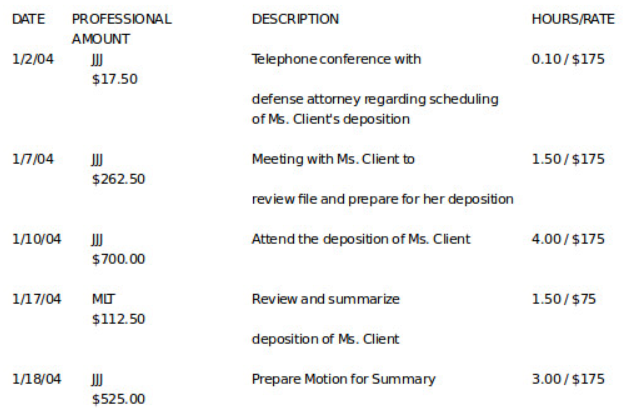
#> input picture input/2case.png, 640 x 408 px, given in place of 2case.png_rescaled_DiagramOnly.png, which was not available
$ python -i rows.py   (imports and definitions only)   (older library calls are emulated)
#> lines starting #> are read from the running program, lines starting #| are printed output that depends on the picture; pictures that were not available may be replaced by others from this repository, and a replacement may not be noted
### src/unstructured_tables.py
from PIL import Image
import cv2
import pytesseract
from convert_to_html import convert


def no_borders(img_name):
    im = Image.open("./output/"+img_name+"_rescaled_binarized.png")
    width, height = im.size
    #for h_lines
    l=[]
    threshold_count=0
    threshold=50
    count_pre=0
    blacks=0
    for y in range(height):
        count=0
        for x in range(width):
            if (im.getpixel((x,y))==0):
                count+=1
        l.append(count)
        if (count_pre!=0) & (count ==0):
            blacks+=1
        count_pre=count
        if (count!=0):
            threshold_count+=1
    if(blacks!=0):
        threshold=0.6*threshold_count/blacks

    #for vlines
    x=0
    y=0
    l_vlines=[]
    for x in range(width):
        count_v=0
        for y in range(height):
            if (im.getpixel((x,y))==0):
                count_v +=1
        l_vlines.append(count_v)


    i=0
    hlines=[]
    while i>=0:

        if l[i]==0:
            index_start=i
            index_end=i
            while l[index_end]==0:
                index_end+=1
                if index_end==len(l):
                    break
            if (index_end-index_start>=threshold):
                hlines.append(int((index_start+index_end-1)/2))
            i=index_end
            if index_end==len(l):
                break
        i=i+1
        if i==len(l):
            break


    print(l)
    print(l_vlines)
    #for vertical lines

    j=0

    vlines=[]
    while j>=0:
        if l_vlines[j]==0:
            index_start=j
            index_end=j
            while l_vlines[index_end]==0:
                index_end+=1
                if index_end==len(l_vlines):
                    break
            if (index_end-index_start)>(5*1):
                vlines.append(int((index_start+index_end-1)/2))
            j=index_end
            if index_end==len(l_vlines):
                break

        j=j+1
        if j==len(l_vlines):
            break


    matrix=[]
    for n in range(len(hlines)):
        row=[]
        for m in range(len(vlines)):
            row.append((vlines[m],hlines[n]))
        matrix.append(row)
    print(matrix)
    convert(matrix, Image.open("./output/"+img_name+"_rescaled_afterpadding.png"),"./output/",img_name)


# [90 lines left out: function incomplete_borders, not called in this run]

### src/convert_to_html.py
from __future__ import division
from numpy import empty
import cv2
from PIL import Image
import pytesseract
import numpy as np
from ocr import getText

def convert(matrix, image_obj,path_op,img_name):
    len_x=len(matrix[0])
    len_y=len(matrix)
    html_data = """
    <html>
        <head>
            <title>
        Table
            </title>
            <style>
            table, tr, td {
            border: 1px solid black;
            }
    </style>
        </head>
        <body>

        <table style="border: solid 1px #000000">
        <tr>"""

    #image1=cv2.imread('../output/image3_TextOnly.png')
    #img1 = r.rescaled(image1)

    #image_obj = Image.open('../output/image6_afterpadding.png')


    count_x=0
    count_y=0

    row_span=1
    col_span=1
    i=0
    j=0


    while (i<len_y-1) or (j<len_x-1):
        if(i==len_y-1):
            break
        if (j==0):
            html_data+="</tr><tr>"
        if matrix[i][j]!=(-1,-1):

            if (matrix[i][j+count_x+1]!=(-1,-1)) & (matrix[i+count_y+1][j]!=(-1,-1)):
                cropped_image = image_obj.crop((matrix[i][j][0],matrix[i][j][1],matrix[i][j+count_x+1][0],matrix[i+count_y+1][j][1]))
                col_span=col_span+count_x
                row_span=row_span+count_y
                html_data += "<td rowspan='" + str(row_span) + "' colspan='" + str(col_span) + "'>" + getText(cropped_image) + "</td>"
                count_x=0
                count_y=0
                row_span=1
                col_span=1
                if(j!=len_x-2):
                    j+=1
                else:
                    j=0
                    i+=1

            else:
                if matrix[i][j+count_x+1]==(-1,-1):
                    count_x +=1
                if matrix[i+count_y+1][j]==(-1,-1):
                    count_y +=1


        else:

            if(j!=len_x-2):
                j+=1
            else:
                j=0
                i+=1


    html_data += "</tr>"
    html_data += "</table></body></html>"

    with open(path_op+"csv/output_"+img_name+".html","w", encoding="utf-8") as html_fil:
        html_fil.write(html_data)

### src/rows.py
from __future__ import division
import csv
import numpy as np
from operator import itemgetter
from PIL import Image
import pytesseract
import cv2
from numpy import genfromtxt
from unstructured_tables import no_borders,incomplete_borders


def adaptive_threshold(img, process_background=False, blocksize=15, c=-2):
    """Thresholds an image using OpenCV's adaptiveThreshold.
    Parameters
    ----------
    imagename : string
    Path to image file.
    process_background : bool, optional (default: False)
        Whether or not to process lines that are in background.
    blocksize : int, optional (default: 15)
        Size of a pixel neighborhood that is used to calculate a
        threshold value for the pixel: 3, 5, 7, and so on.
    c : int, optional (default: -2)
        Constant subtracted from the mean or weighted mean.
        Normally, it is positive but may be zero or negative as well.
    -------
    img : object
        numpy.ndarray representing the original image.
    threshold : object
        numpy.ndarray representing the thresholded image.
    """


    gray = cv2.cvtColor(img, cv2.COLOR_BGR2GRAY)
    cv2.imwrite("gray.png",gray)
    if process_background:
        threshold = cv2.adaptiveThreshold(
            gray, 255, cv2.ADAPTIVE_THRESH_GAUSSIAN_C,
            cv2.THRESH_BINARY, blocksize, c)
    else:
        threshold = cv2.adaptiveThreshold(
            np.invert(gray), 255,
            cv2.ADAPTIVE_THRESH_GAUSSIAN_C, cv2.THRESH_BINARY, blocksize, c)
    return img, threshold

def find_lines(threshold, regions=None, direction='horizontal',
               line_scale=15, iterations=0):
    """Finds horizontal and vertical lines by applying morphological
    transformations on an image.
    Parameters
    ----------
    threshold : object
        numpy.ndarray representing the thresholded image.
    regions : list, optional (default: None)
        List of page regions that may contain tables of the form x1,y1,x2,y2
        where (x1, y1) -> left-top and (x2, y2) -> right-bottom
        in image coordinate space.
    direction : string, optional (default: 'horizontal')
        Specifies whether to find vertical or horizontal lines.
    line_scale : int, optional (default: 15)
        Factor by which the page dimensions will be divided to get
        smallest length of lines that should be detected.
        The larger this value, smaller the detected lines. Making it
        too large will lead to text being detected as lines.
    iterations : int, optional (default: 0)
        Number of times for erosion/dilation is applied.
          -------
    dmask : object
        numpy.ndarray representing pixels where vertical/horizontal
        lines lie.
    lines : list
        List of tuples representing vertical/horizontal lines with
        coordinates relative to a left-top origin in
        image coordinate space.
    """
    lines = []

    if direction == 'vertical':
        size = threshold.shape[0] // line_scale
        el = cv2.getStructuringElement(cv2.MORPH_RECT, (1, size))
    elif direction == 'horizontal':
        size = threshold.shape[1] // line_scale
        el = cv2.getStructuringElement(cv2.MORPH_RECT, (size, 1))
    elif direction is None:
        raise ValueError("Specify direction as either 'vertical' or"
                         " 'horizontal'")

    if regions is not None:
        region_mask = np.zeros(threshold.shape)
        for region in regions:
            x, y, w, h = region
            region_mask[y : y + h, x : x + w] = 1
        threshold = np.multiply(threshold, region_mask)

    threshold = cv2.erode(threshold, el)
    threshold = cv2.dilate(threshold, el)
    dmask = cv2.dilate(threshold, el, iterations=iterations)

    try:
        _, contours, _ = cv2.findContours(
            threshold.astype(np.uint8), cv2.RETR_EXTERNAL, cv2.CHAIN_APPROX_SIMPLE)
    except ValueError:
        # for opencv backward compatibility
        contours, _ = cv2.findContours(
            threshold.astype(np.uint8), cv2.RETR_EXTERNAL, cv2.CHAIN_APPROX_SIMPLE)

    for c in contours:
        x, y, w, h = cv2.boundingRect(c)
        x1, x2 = x, x + w
        y1, y2 = y, y + h
        if direction == 'vertical':
            lines.append(((x1 + x2) // 2, y2, (x1 + x2) // 2, y1))
        elif direction == 'horizontal':
            lines.append((x1, (y1 + y2) // 2, x2, (y1 + y2) // 2))

    return dmask, lines


def get_array(name):


#> called with name = '../input/2case.png'
    image =cv2.imread("./output/"+name+"_rescaled_DiagramOnly.png")
#> image is the input picture: shape (408, 640, 3); mean B, G, R 245.3, 245.5, 245.4
    img, threshold = adaptive_threshold(image)
#> in adaptive_threshold, `gray = cv2.cvtColor(img, cv2.COLOR_BGR2GRAY)`:
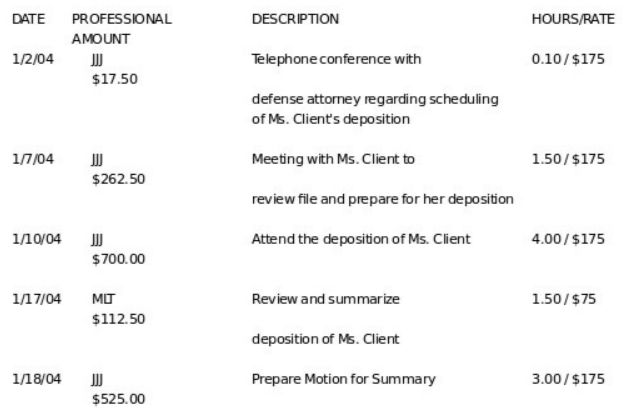
#> gray: shape (408, 640); min 5, max 255, mean 245.5
#> in adaptive_threshold, `threshold = cv2.adaptiveThreshold( np.invert(gray), 255, cv2.ADAPTIVE_..`:
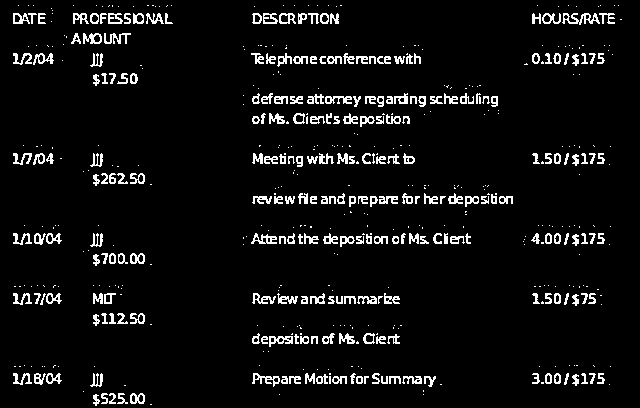
#> threshold: shape (408, 640); 5.9% white in thin lines or dots
    h_dmask, h_lines = find_lines(threshold, regions=None, direction='horizontal',line_scale=15, iterations=0)
#> in find_lines, `threshold = cv2.erode(threshold, el)`: threshold: shape (408, 640); every value is 0
#> in find_lines, `_, contours, _ = cv2.findContours( threshold.astype(np.uint8), cv2.RET..`: contours = []
#> h_lines = []

    if(len(h_lines)==0):
        return no_borders(name)
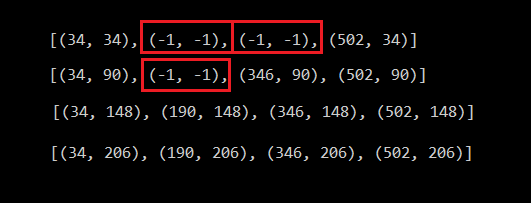
#> input picture input/coordinate.png, 531 x 203 px, given in place of 2case.png_rescaled_binarized.png, which was not available
#> in no_borders, im is the input picture: PIL image 531x203 RGB; mean R, G, B 12, 8, 8.2
#> (printed output is left out)
#> (printed output is left out)
#| [[(265, 101)]]
#> in convert, `len_x=len(matrix[0])`: len_x = 1
#> after the loop in convert, `while (i<len_y-1) or (j<len_x-1):`: count_x = 0; row_span = 1
    if(len(h_lines)<4):
        return incomplete_borders(name)

    v_dmask, v_lines = find_lines(threshold, regions=None, direction='vertical',line_scale=15, iterations=0)
    for l in range(len(h_lines)):
        print(h_lines[l])
    print("/////////////////")
    for l in range(len(v_lines)):
        print(v_lines[l])

    array_rows=np.concatenate((h_lines, v_lines))
    #array_rows = genfromtxt('./CSV/lines_ncert9.csv', delimiter=',')
    n_rows=len(array_rows)
    n_columns=len(array_rows[0])

    array_rows=array_rows.transpose()


    x_array=np.array([array_rows[0],array_rows[2]])
    y_array=np.array([array_rows[1],array_rows[3]])

    x_array=x_array.flatten()
    y_array=y_array.flatten()

    x_sorted_indexes=np.argsort(x_array)
    y_sorted_indexes=np.argsort(y_array)


    i=0
    while (i < (len(x_sorted_indexes)-1)):
        if((x_array[x_sorted_indexes[i+1]]-x_array[x_sorted_indexes[i]])<5):
            start=i
            end=i+1
            count=1
            sum=x_array[x_sorted_indexes[i]]
            while(x_array[x_sorted_indexes[end]]-x_array[x_sorted_indexes[start]]<5):
                sum+=x_array[x_sorted_indexes[end]]
                count=count+1
                end=end+1
                if(end==len(x_sorted_indexes)):
                    break
            for j in range(start,end):
                x_array[x_sorted_indexes[j]]=(sum/count)
            i=end-1
        i=i+1


    i=0
    while (i < (len(y_sorted_indexes)-1)):
        if((y_array[y_sorted_indexes[i+1]]-y_array[y_sorted_indexes[i]])<=5):
            start=i
            end=i+1
            count=1
            sum=y_array[y_sorted_indexes[i]]
            while(y_array[y_sorted_indexes[end]]-y_array[y_sorted_indexes[start]]<=5):
                sum+=y_array[y_sorted_indexes[end]]
                count=count+1
                end=end+1
                if(end==len(y_sorted_indexes)):
                    break
            print(start,end)
            for j in range(start,end):
                print(j)
                y_array[y_sorted_indexes[j]]=(round(sum/count))
            i=end-1
        i=i+1

    print("length =",len(y_sorted_indexes))


    x_array=x_array.reshape(2,n_rows)

    y_array=y_array.reshape(2,n_rows)
    final_array=np.array([x_array[0],y_array[0],x_array[1],y_array[1]])

    final_array=final_array.transpose()

    final_array=final_array
    print("/////////////////")
    print(final_array)
    return final_array

>>> result = get_array('../input/2case.png')
